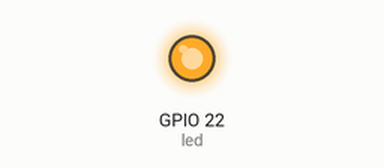
The program below on a simulated ESP32 board running MicroPython. On the bench: output pins drawn as LEDs (lit = HIGH). Deep sleep restarts the program when it ends; what the program prints to the serial console is not drawn.

Above: at 0.1 s.
At 9.0 s:
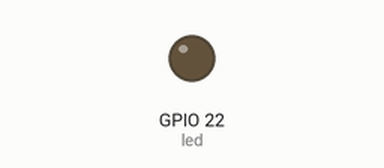
Timing chart, 0 to 18.6 s (numbered marks = the images above):
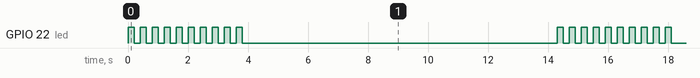

The program:

deep_sleep.py
```python
# Complete project details at https://RandomNerdTutorials.com

import machine
from machine import Pin
from time import sleep

led = Pin (22, Pin.OUT)

#blink LED
print('Im awake')
for i in range(10):
    led.value(1)
    sleep(0.2)
    led.value(0)
    sleep(0.2)

# wait 5 seconds so that you can catch the ESP awake to establish a serial communication later
# you should remove this sleep line in your final script
sleep(5)

print('Im going to sleep')

#sleep for 10 seconds (10000 milliseconds)
machine.deepsleep(5000)
```

Measured:
- by itself, GPIO 22 (led): repeats every 14.3 s: 9 × (LOW 0.20 s, HIGH 0.20 s), LOW 10.5 s, HIGH 0.20 s
- by itself, everything shown: repeats every 14.3 s, in 20 steps
